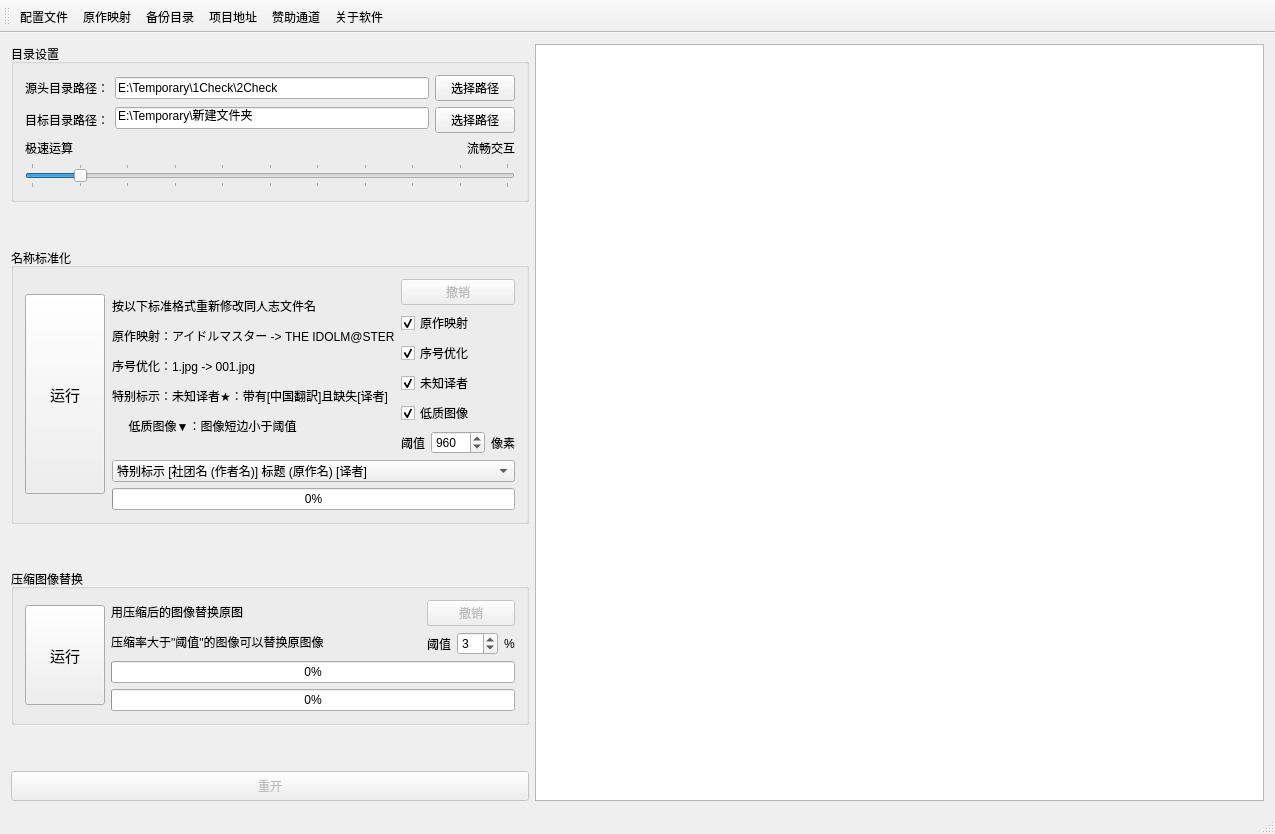
<?xml version="1.0" encoding="UTF-8"?>
<ui version="4.0">
 <class>MainWindow</class>
 <widget class="QMainWindow" name="MainWindow">
  <property name="enabled">
   <bool>true</bool>
  </property>
  <property name="geometry">
   <rect>
    <x>0</x>
    <y>0</y>
    <width>1275</width>
    <height>834</height>
   </rect>
  </property>
  <property name="sizePolicy">
   <sizepolicy hsizetype="Preferred" vsizetype="Preferred">
    <horstretch>0</horstretch>
    <verstretch>0</verstretch>
   </sizepolicy>
  </property>
  <property name="acceptDrops">
   <bool>false</bool>
  </property>
  <property name="windowTitle">
   <string/>
  </property>
  <widget class="QWidget" name="centralWidget">
   <property name="acceptDrops">
    <bool>true</bool>
   </property>
   <layout class="QHBoxLayout" name="horizontalLayout_9" stretch="0,1">
    <item>
     <layout class="QVBoxLayout" name="verticalLayout_2">
      <item>
       <widget class="QGroupBox" name="groupBox_3">
        <property name="title">
         <string>目录设置</string>
        </property>
        <layout class="QGridLayout" name="gridLayout_3">
         <item row="2" column="0">
          <widget class="QSlider" name="horizontalSlider">
           <property name="inputMethodHints">
            <set>Qt::ImhNone</set>
           </property>
           <property name="minimum">
            <number>0</number>
           </property>
           <property name="maximum">
            <number>100</number>
           </property>
           <property name="singleStep">
            <number>10</number>
           </property>
           <property name="pageStep">
            <number>10</number>
           </property>
           <property name="value">
            <number>10</number>
           </property>
           <property name="sliderPosition">
            <number>10</number>
           </property>
           <property name="orientation">
            <enum>Qt::Horizontal</enum>
           </property>
           <property name="invertedAppearance">
            <bool>false</bool>
           </property>
           <property name="invertedControls">
            <bool>false</bool>
           </property>
           <property name="tickPosition">
            <enum>QSlider::TicksBothSides</enum>
           </property>
          </widget>
         </item>
         <item row="1" column="0">
          <layout class="QHBoxLayout" name="horizontalLayout_4">
           <item>
            <widget class="QLabel" name="label_8">
             <property name="text">
              <string>极速运算</string>
             </property>
            </widget>
           </item>
           <item>
            <widget class="QLabel" name="label_5">
             <property name="layoutDirection">
              <enum>Qt::LeftToRight</enum>
             </property>
             <property name="text">
              <string>流畅交互</string>
             </property>
             <property name="alignment">
              <set>Qt::AlignRight|Qt::AlignTrailing|Qt::AlignVCenter</set>
             </property>
            </widget>
           </item>
          </layout>
         </item>
         <item row="0" column="0">
          <layout class="QHBoxLayout" name="horizontalLayout_2">
           <item>
            <layout class="QVBoxLayout" name="verticalLayout_5">
             <item>
              <widget class="QLabel" name="label_2">
               <property name="text">
                <string>源头目录路径：</string>
               </property>
              </widget>
             </item>
             <item>
              <widget class="QLabel" name="label">
               <property name="text">
                <string>目标目录路径：</string>
               </property>
              </widget>
             </item>
            </layout>
           </item>
           <item>
            <layout class="QVBoxLayout" name="verticalLayout_4">
             <item>
              <widget class="DragLineEdit" name="lineEdit_2">
               <property name="text">
                <string>E:\Temporary\1Check\2Check</string>
               </property>
               <property name="cursorPosition">
                <number>26</number>
               </property>
               <property name="dragEnabled">
                <bool>false</bool>
               </property>
              </widget>
             </item>
             <item>
              <widget class="DragLineEdit" name="lineEdit_3">
               <property name="text">
                <string>E:\Temporary\新建文件夹</string>
               </property>
               <property name="dragEnabled">
                <bool>false</bool>
               </property>
              </widget>
             </item>
            </layout>
           </item>
           <item>
            <layout class="QVBoxLayout" name="verticalLayout_3">
             <item>
              <widget class="QPushButton" name="pushButton_5">
               <property name="text">
                <string>选择路径</string>
               </property>
              </widget>
             </item>
             <item>
              <widget class="QPushButton" name="pushButton_4">
               <property name="text">
                <string>选择路径</string>
               </property>
              </widget>
             </item>
            </layout>
           </item>
          </layout>
         </item>
        </layout>
       </widget>
      </item>
      <item>
       <spacer name="verticalSpacer_2">
        <property name="orientation">
         <enum>Qt::Vertical</enum>
        </property>
        <property name="sizeHint" stdset="0">
         <size>
          <width>20</width>
          <height>0</height>
         </size>
        </property>
       </spacer>
      </item>
      <item>
       <widget class="QGroupBox" name="groupBox">
        <property name="title">
         <string>名称标准化</string>
        </property>
        <layout class="QGridLayout" name="gridLayout">
         <item row="0" column="0">
          <layout class="QHBoxLayout" name="horizontalLayout_3">
           <property name="spacing">
            <number>7</number>
           </property>
           <property name="sizeConstraint">
            <enum>QLayout::SetDefaultConstraint</enum>
           </property>
           <property name="bottomMargin">
            <number>0</number>
           </property>
           <item>
            <widget class="QPushButton" name="pushButton">
             <property name="minimumSize">
              <size>
               <width>0</width>
               <height>200</height>
              </size>
             </property>
             <property name="font">
              <font>
               <family>幼圆</family>
               <pointsize>11</pointsize>
              </font>
             </property>
             <property name="text">
              <string>运行</string>
             </property>
             <property name="autoRepeatDelay">
              <number>300</number>
             </property>
            </widget>
           </item>
           <item>
            <layout class="QVBoxLayout" name="verticalLayout_6">
             <item>
              <layout class="QHBoxLayout" name="horizontalLayout_5">
               <item>
                <widget class="QLabel" name="label_4">
                 <property name="focusPolicy">
                  <enum>Qt::NoFocus</enum>
                 </property>
                 <property name="frameShape">
                  <enum>QFrame::NoFrame</enum>
                 </property>
                 <property name="frameShadow">
                  <enum>QFrame::Plain</enum>
                 </property>
                 <property name="text">
                  <string>&lt;html&gt;&lt;head/&gt;&lt;body&gt;&lt;p&gt;按以下标准格式重新修改同人志文件名&lt;/p&gt;&lt;p&gt;原作映射：アイドルマスター -&amp;gt; THE IDOLM@STER&lt;/p&gt;&lt;p&gt;序号优化：1.jpg -&amp;gt; 001.jpg&lt;/p&gt;&lt;p&gt;特别标示：未知译者★：带有[中国翻訳]且缺失[译者] &lt;/p&gt;&lt;p&gt;&amp;nbsp;&amp;nbsp;&amp;nbsp;&amp;nbsp;&amp;nbsp;低质图像▼：图像短边小于阈值&lt;/p&gt;&lt;/body&gt;&lt;/html&gt;</string>
                 </property>
                 <property name="textFormat">
                  <enum>Qt::AutoText</enum>
                 </property>
                 <property name="alignment">
                  <set>Qt::AlignLeading|Qt::AlignLeft|Qt::AlignVCenter</set>
                 </property>
                 <property name="wordWrap">
                  <bool>false</bool>
                 </property>
                 <property name="textInteractionFlags">
                  <set>Qt::LinksAccessibleByMouse</set>
                 </property>
                </widget>
               </item>
               <item>
                <layout class="QVBoxLayout" name="verticalLayout_7">
                 <item>
                  <widget class="QPushButton" name="pushButton_2">
                   <property name="enabled">
                    <bool>false</bool>
                   </property>
                   <property name="text">
                    <string>撤销</string>
                   </property>
                  </widget>
                 </item>
                 <item>
                  <widget class="QCheckBox" name="checkBox_2">
                   <property name="text">
                    <string>原作映射</string>
                   </property>
                   <property name="checked">
                    <bool>true</bool>
                   </property>
                  </widget>
                 </item>
                 <item>
                  <widget class="QCheckBox" name="checkBox">
                   <property name="text">
                    <string>序号优化</string>
                   </property>
                   <property name="checked">
                    <bool>true</bool>
                   </property>
                   <property name="tristate">
                    <bool>false</bool>
                   </property>
                  </widget>
                 </item>
                 <item>
                  <widget class="QCheckBox" name="checkBox_3">
                   <property name="text">
                    <string>未知译者</string>
                   </property>
                   <property name="checked">
                    <bool>true</bool>
                   </property>
                  </widget>
                 </item>
                 <item>
                  <widget class="QCheckBox" name="checkBox_4">
                   <property name="text">
                    <string>低质图像</string>
                   </property>
                   <property name="checked">
                    <bool>true</bool>
                   </property>
                  </widget>
                 </item>
                 <item>
                  <layout class="QHBoxLayout" name="horizontalLayout_6">
                   <item>
                    <widget class="QLabel" name="label_10">
                     <property name="text">
                      <string>阈值</string>
                     </property>
                    </widget>
                   </item>
                   <item>
                    <widget class="QSpinBox" name="spinBox_2">
                     <property name="minimum">
                      <number>800</number>
                     </property>
                     <property name="maximum">
                      <number>1920</number>
                     </property>
                     <property name="singleStep">
                      <number>40</number>
                     </property>
                     <property name="value">
                      <number>960</number>
                     </property>
                     <property name="displayIntegerBase">
                      <number>10</number>
                     </property>
                    </widget>
                   </item>
                   <item>
                    <widget class="QLabel" name="label_9">
                     <property name="text">
                      <string>像素</string>
                     </property>
                    </widget>
                   </item>
                  </layout>
                 </item>
                </layout>
               </item>
              </layout>
             </item>
             <item>
              <widget class="QComboBox" name="comboBox">
               <item>
                <property name="text">
                 <string>特别标示 [社团名 (作者名)] 标题 (原作名) [译者]</string>
                </property>
               </item>
               <item>
                <property name="text">
                 <string>特别标示 (即卖会名) [社团名 (作者名)] 标题 (原作名) [译者] </string>
                </property>
               </item>
               <item>
                <property name="text">
                 <string>特别标示 [译者] (即卖会名) [社团名 (作者名)] 标题 (原作名) </string>
                </property>
               </item>
              </widget>
             </item>
             <item>
              <widget class="QProgressBar" name="progressBar">
               <property name="value">
                <number>0</number>
               </property>
              </widget>
             </item>
            </layout>
           </item>
          </layout>
         </item>
        </layout>
       </widget>
      </item>
      <item>
       <spacer name="verticalSpacer_3">
        <property name="orientation">
         <enum>Qt::Vertical</enum>
        </property>
        <property name="sizeHint" stdset="0">
         <size>
          <width>20</width>
          <height>0</height>
         </size>
        </property>
       </spacer>
      </item>
      <item>
       <widget class="QGroupBox" name="groupBox_2">
        <property name="title">
         <string>压缩图像替换</string>
        </property>
        <layout class="QGridLayout" name="gridLayout_2">
         <item row="0" column="0">
          <layout class="QHBoxLayout" name="horizontalLayout_7">
           <item>
            <widget class="QPushButton" name="pushButton_7">
             <property name="minimumSize">
              <size>
               <width>0</width>
               <height>100</height>
              </size>
             </property>
             <property name="font">
              <font>
               <family>幼圆</family>
               <pointsize>11</pointsize>
              </font>
             </property>
             <property name="mouseTracking">
              <bool>false</bool>
             </property>
             <property name="focusPolicy">
              <enum>Qt::StrongFocus</enum>
             </property>
             <property name="text">
              <string>运行</string>
             </property>
            </widget>
           </item>
           <item>
            <layout class="QVBoxLayout" name="verticalLayout_9">
             <item>
              <layout class="QHBoxLayout" name="horizontalLayout_8">
               <item>
                <widget class="QLabel" name="label_7">
                 <property name="text">
                  <string>&lt;html&gt;&lt;head/&gt;&lt;body&gt;&lt;p&gt;用压缩后的图像替换原图&lt;/p&gt;&lt;p&gt;压缩率大于&quot;阈值&quot;的图像可以替换原图像&lt;/p&gt;&lt;/body&gt;&lt;/html&gt;</string>
                 </property>
                </widget>
               </item>
               <item>
                <spacer name="horizontalSpacer_2">
                 <property name="orientation">
                  <enum>Qt::Horizontal</enum>
                 </property>
                 <property name="sizeHint" stdset="0">
                  <size>
                   <width>40</width>
                   <height>20</height>
                  </size>
                 </property>
                </spacer>
               </item>
               <item>
                <layout class="QVBoxLayout" name="verticalLayout">
                 <item>
                  <widget class="QPushButton" name="pushButton_6">
                   <property name="enabled">
                    <bool>false</bool>
                   </property>
                   <property name="text">
                    <string>撤销</string>
                   </property>
                  </widget>
                 </item>
                 <item>
                  <layout class="QHBoxLayout" name="horizontalLayout">
                   <item>
                    <widget class="QLabel" name="label_6">
                     <property name="text">
                      <string>阈值</string>
                     </property>
                     <property name="alignment">
                      <set>Qt::AlignRight|Qt::AlignTrailing|Qt::AlignVCenter</set>
                     </property>
                    </widget>
                   </item>
                   <item>
                    <widget class="QSpinBox" name="spinBox">
                     <property name="maximum">
                      <number>10</number>
                     </property>
                     <property name="value">
                      <number>3</number>
                     </property>
                     <property name="displayIntegerBase">
                      <number>10</number>
                     </property>
                    </widget>
                   </item>
                   <item>
                    <widget class="QLabel" name="label_3">
                     <property name="text">
                      <string>%</string>
                     </property>
                    </widget>
                   </item>
                  </layout>
                 </item>
                </layout>
               </item>
              </layout>
             </item>
             <item>
              <widget class="QProgressBar" name="progressBar_3">
               <property name="value">
                <number>0</number>
               </property>
              </widget>
             </item>
             <item>
              <widget class="QProgressBar" name="progressBar_4">
               <property name="value">
                <number>0</number>
               </property>
              </widget>
             </item>
            </layout>
           </item>
          </layout>
         </item>
        </layout>
       </widget>
      </item>
      <item>
       <spacer name="verticalSpacer">
        <property name="orientation">
         <enum>Qt::Vertical</enum>
        </property>
        <property name="sizeHint" stdset="0">
         <size>
          <width>20</width>
          <height>0</height>
         </size>
        </property>
       </spacer>
      </item>
      <item>
       <widget class="QPushButton" name="pushButton_3">
        <property name="enabled">
         <bool>false</bool>
        </property>
        <property name="minimumSize">
         <size>
          <width>0</width>
          <height>30</height>
         </size>
        </property>
        <property name="text">
         <string>重开</string>
        </property>
       </widget>
      </item>
     </layout>
    </item>
    <item>
     <widget class="QListView" name="listView">
      <property name="minimumSize">
       <size>
        <width>600</width>
        <height>500</height>
       </size>
      </property>
      <property name="contextMenuPolicy">
       <enum>Qt::CustomContextMenu</enum>
      </property>
      <property name="autoScrollMargin">
       <number>16</number>
      </property>
      <property name="verticalScrollMode">
       <enum>QAbstractItemView::ScrollPerPixel</enum>
      </property>
      <property name="spacing">
       <number>5</number>
      </property>
      <property name="wordWrap">
       <bool>true</bool>
      </property>
     </widget>
    </item>
   </layout>
  </widget>
  <widget class="QMenuBar" name="menuBar">
   <property name="geometry">
    <rect>
     <x>0</x>
     <y>0</y>
     <width>1275</width>
     <height>25</height>
    </rect>
   </property>
  </widget>
  <widget class="QToolBar" name="mainToolBar">
   <property name="allowedAreas">
    <set>Qt::AllToolBarAreas</set>
   </property>
   <property name="orientation">
    <enum>Qt::Horizontal</enum>
   </property>
   <property name="toolButtonStyle">
    <enum>Qt::ToolButtonTextUnderIcon</enum>
   </property>
   <attribute name="toolBarArea">
    <enum>TopToolBarArea</enum>
   </attribute>
   <attribute name="toolBarBreak">
    <bool>false</bool>
   </attribute>
   <addaction name="action"/>
   <addaction name="action_4"/>
   <addaction name="actionasd"/>
   <addaction name="action_3"/>
   <addaction name="action_6"/>
   <addaction name="action_2"/>
  </widget>
  <widget class="QStatusBar" name="statusBar"/>
  <action name="actionasd">
   <property name="checkable">
    <bool>false</bool>
   </property>
   <property name="icon">
    <iconset>
     <normaloff>:/ico/Archive manage.ico</normaloff>:/ico/Archive manage.ico</iconset>
   </property>
   <property name="text">
    <string>备份目录</string>
   </property>
  </action>
  <action name="action">
   <property name="checkable">
    <bool>false</bool>
   </property>
   <property name="checked">
    <bool>false</bool>
   </property>
   <property name="icon">
    <iconset>
     <normaloff>:/ico/Setting.ico</normaloff>:/ico/Setting.ico</iconset>
   </property>
   <property name="text">
    <string>配置文件</string>
   </property>
   <property name="iconVisibleInMenu">
    <bool>true</bool>
   </property>
   <property name="shortcutVisibleInContextMenu">
    <bool>false</bool>
   </property>
  </action>
  <action name="action_4">
   <property name="checkable">
    <bool>false</bool>
   </property>
   <property name="icon">
    <iconset>
     <normaloff>:/ico/Finder.ico</normaloff>:/ico/Finder.ico</iconset>
   </property>
   <property name="text">
    <string>原作映射</string>
   </property>
  </action>
  <action name="action_2">
   <property name="icon">
    <iconset>
     <normaloff>:/ico/TextEdit.ico</normaloff>:/ico/TextEdit.ico</iconset>
   </property>
   <property name="text">
    <string>关于软件</string>
   </property>
  </action>
  <action name="action_3">
   <property name="icon">
    <iconset>
     <normaloff>:/ico/DigitalColor Meter.ico</normaloff>:/ico/DigitalColor Meter.ico</iconset>
   </property>
   <property name="text">
    <string>项目地址</string>
   </property>
  </action>
  <action name="action_5">
   <property name="checkable">
    <bool>false</bool>
   </property>
   <property name="icon">
    <iconset>
     <normaloff>:/ico/iSync.ico</normaloff>:/ico/iSync.ico</iconset>
   </property>
   <property name="text">
    <string>有新内容</string>
   </property>
  </action>
  <action name="action_6">
   <property name="icon">
    <iconset>
     <normaloff>:/ico/Battery.ico</normaloff>:/ico/Battery.ico</iconset>
   </property>
   <property name="text">
    <string>赞助通道</string>
   </property>
  </action>
  <action name="action_7">
   <property name="text">
    <string>复制</string>
   </property>
  </action>
  <action name="action_8">
   <property name="text">
    <string>打开路径</string>
   </property>
  </action>
  <action name="action_9">
   <property name="text">
    <string>复制完整目录路径</string>
   </property>
  </action>
  <action name="action_10">
   <property name="text">
    <string>复制目录名</string>
   </property>
  </action>
  <action name="action_11">
   <property name="text">
    <string>打开</string>
   </property>
  </action>
 </widget>
 <layoutdefault spacing="6" margin="11"/>
 <customwidgets>
  <customwidget>
   <class>DragLineEdit</class>
   <extends>QLineEdit</extends>
   <header>custom/draglineedit.h</header>
  </customwidget>
 </customwidgets>
 <resources/>
 <connections/>
</ui>
